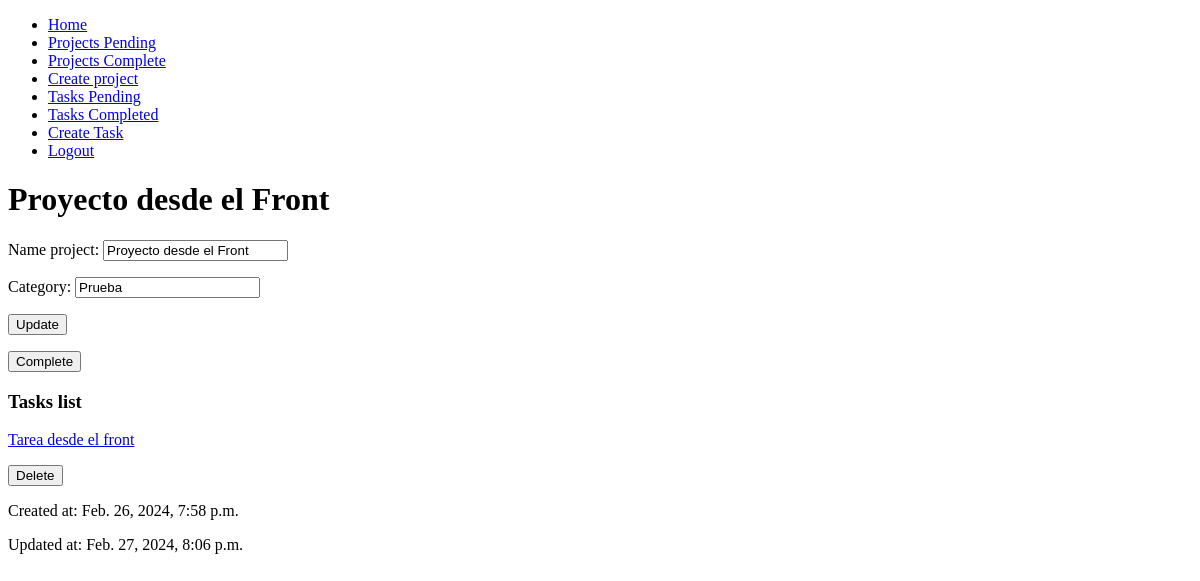
/projects/2 (signed in), run on an earlier commit of the app's database.
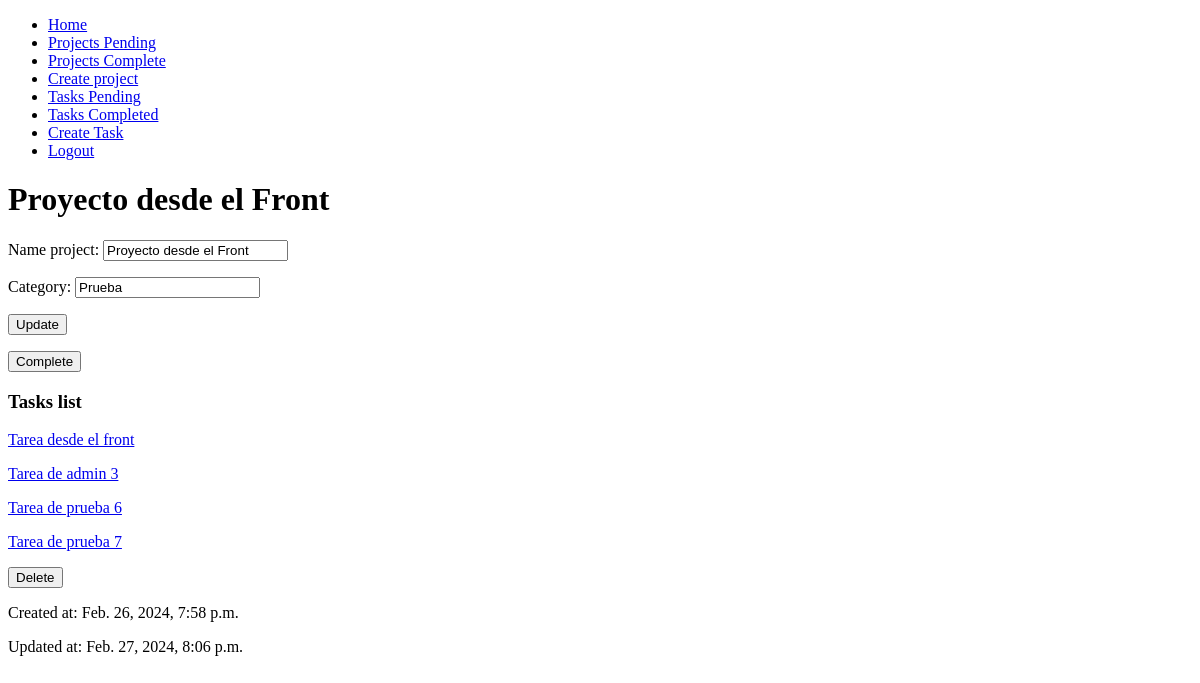
And on a later commit of the database.
### task/models.py (models this page shows, shortened)
class Task(models.Model):
    id_task = models.AutoField(primary_key=True)
    title = models.CharField(max_length=100)
    description = models.TextField(max_length=500)
    date_completed = models.DateTimeField(null=True, blank=True)
    project = models.ForeignKey(Project,on_delete=models.CASCADE)
    created_at = models.DateTimeField(auto_now_add=True)
    updated_at = models.DateTimeField(auto_now=True)

### project/views.py (the view, shortened to what this page needs)
# urls.py: path('<int:project_id>', project_detail, name='project_detail'),
@login_required
def project_detail(request, project_id):
        if request.method == 'GET':
            project = get_object_or_404(Project, pk = project_id, user=request.user)
            tasks = Task.objects.filter(project_id = project_id)
            form = ProjectForm(instance=project)
            return render(request, 'project/project_detail.html', {
                'project': project,
                'tasks': tasks,
                'form': form
            })

### project/forms.py
class ProjectForm(ModelForm):
    class Meta:
        model = Project
        fields = [
            'name_project',
            'category',
            ]
        """widgets = {
            'date_complete': DateTimeInput(attrs={'type': 'date'}),
        }"""

### project/templates/project/project_detail.html (shortened to what this page needs)
{% extends 'base.html' %}
{% block content %}
    <h1>{{ project.name_project }}</h1>
    {% if not project.date_completed %}
        <form method="POST">
            {{ form.as_p }}
            <button>
                Update
            </button>
        </form>
        <p>
            <form action="{% url 'complete_project' project.project_id %}" method="POST">
                <button>
                    Complete
                </button>
            </form>
        </p>
    {% endif %}
    {% if tasks %}
        <p>
            <h3>Tasks list</h3>
            {% for task in tasks %}
            <p>
                <a href="{% url 'task_detail' task.id_task %}">
                    {{ task.title }}
                </a>
            </p>
            {% endfor %}
        </p>
    {% else %}
        <p>No hay Tareas en el Proyecto.</p>
    {% endif %}
    <p>
        <form action="{% url 'delete_project' project.project_id %}" method="POST">
            <button>
                Delete
            </button>
        </form>
    </p>
    <p>Created at: {{ project.created_at }}</p>
     <p>Updated at: {{ project.updated_at }}</p>
{% endblock %}

What changed in the data, as far as the page shows it:
added Task: title "Tarea de admin 3"
added Task: title "Tarea de prueba 6"
added Task: title "Tarea de prueba 7"
